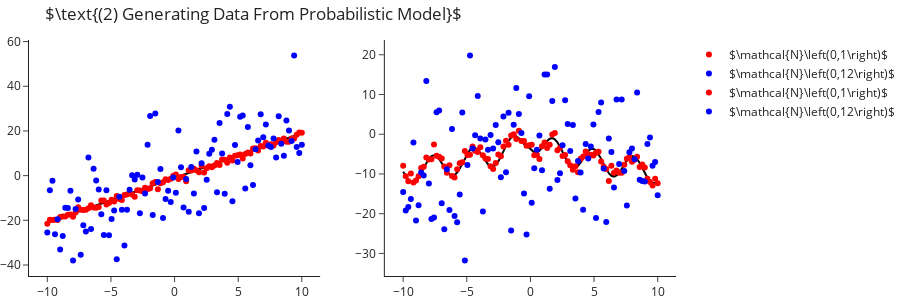

Write notebook code for a chart like this one.
### Markdown cell above
Next, we want to define a probabilistic model based on the models seen before. Let us assume that the sample noise has a Gaussian distribution, centered around zero with some variance. So:

$$ Y^{\left(1\right)} = 2X - 1 + \varepsilon, \quad\quad Y^{\left(2\right)} = 3sin\left(2X - 2\right) - 3 \sqrt{|X|} + \varepsilon $$

where $\varepsilon\sim\mathcal{N}\left(0,\sigma^2\right)$ for some values of $\sigma^2$. We will further assume that the noise of different samples is independent of the other samples. So we could write it as $\varepsilon_1,\ldots,\varepsilon_m\overset{iid}{\sim}\mathcal{N}\left(0,\sigma^2\right)$ or in vector notations $\varepsilon\sim\mathcal{N}\left(0,\sigma^2 I_m\right)$, where $\mathcal{N}$ now refers to a $m$ dimensional multivariate normal distribution.

### Code cell
Y1_noisy   = Y1 + np.random.normal(0, 1, size=m)
Y1_noisier = Y1 + np.random.normal(0, 12, size=m)

Y2_noisy   = Y2 + np.random.normal(0, 1, size=m)
Y2_noisier = Y2 + np.random.normal(0, 12, size=m)


make_subplots(rows=1, cols=2)\
    .add_traces([go.Scatter(x=X, y=Y1, mode='lines', marker=dict(color="black"), showlegend=False),
                 go.Scatter(x=X, y=Y2, mode='lines', marker=dict(color="black"), showlegend=False)], 
                rows=[1,1], cols=[1,2])\
    .add_traces([go.Scatter(x=X, y=Y1_noisy,   mode='markers', marker=dict(color="red"),  name="$\\mathcal{N}\\left(0,1\\right)$"),
                 go.Scatter(x=X, y=Y1_noisier, mode='markers', marker=dict(color="blue"), name="$\\mathcal{N}\\left(0,12\\right)$"),
                 go.Scatter(x=X, y=Y2_noisy,   mode='markers', marker=dict(color="red"), name="$\\mathcal{N}\\left(0,1\\right)$"),
                 go.Scatter(x=X, y=Y2_noisier, mode='markers', marker=dict(color="blue"), name="$\\mathcal{N}\\left(0,12\\right)$")], 
    rows=1, cols=[1,1,2,2])\
    .update_layout(title_text=r"$\text{(2) Generating Data From Probabilistic Model}$", height=300)\
    .show()
